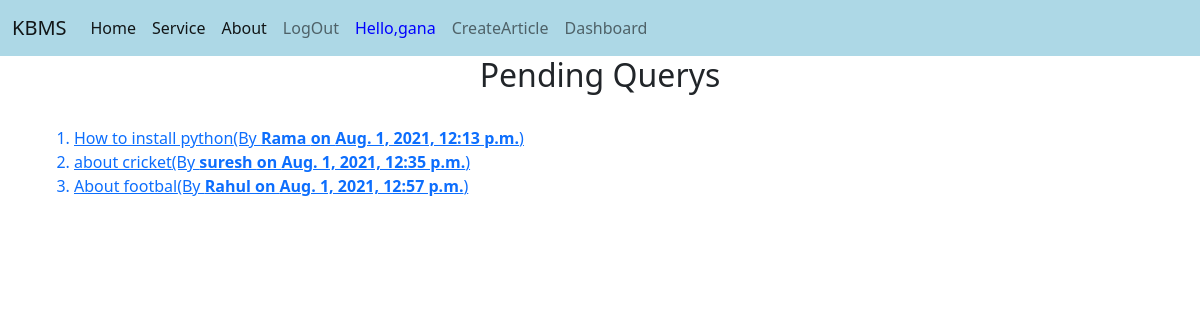
Screenshot of /questionlist/ (signed in) with the database file from the repository.
### user/models.py (models this page shows)
class question(models.Model):
    your_name=models.CharField(max_length=100)
    your_question=models.CharField(max_length=300)
    upload_date=models.DateTimeField(default=datetime.now())

### user/views.py (the view)
# urls.py: path('questionlist/',views.QuestionList.as_view(),name='questionlist'),
class QuestionList(ListView):
    model = question
    template_name = 'questionlist.html'
    context_object_name = 'userquestion'

### templates/questionlist.html (shortened to what this page needs)
{% extends "base.html" %}
{% block body_block %}
<html lang="en">
<head>
</head>
<body>
{% if user.is_superuser %}
<center><h2>Pending Querys</h2></center><br>
<ol>
    {% for ques in userquestion %}
    <a href="{% url 'user:articlecreate' %}"><li>{{ques.your_question}}(By <b>{{ques.your_name}} on {{ques.upload_date}}</b>)</li></a>
    {% endfor %}
</ol>
{% else %}
<div>
    <h3 style="color:red;">Only Admin can Access this page!!</h3>
</div>
{% endif %}
{% endblock %}

### templates/base.html (shortened to what this page needs)
<!doctype html>
<html lang="en">
  <head>
    <link href="https://cdn.jsdelivr.net/npm/bootstrap@5.0.2/dist/css/bootstrap.min.css" rel="stylesheet">
  </head>
  <body>
  <nav class="navbar navbar-expand-lg navbar-light " style="width:100%; background:lightblue;">
  <div class="container-fluid">
    <a class="navbar-brand" href="#">KBMS</a>
    <div class="collapse navbar-collapse" id="navbarSupportedContent">
      <ul class="navbar-nav me-auto mb-2 mb-lg-0">
        <li class="nav-item">
          <a class="nav-link active" aria-current="page" href="/">Home</a>
        </li>
          <li class="nav-item">
          <a class="nav-link active" aria-current="page" href="{% url 'user:service' %}">Service</a>
        </li>
          <li class="nav-item">
          <a class="nav-link active" aria-current="page" href="#hi">About</a>
        </li>
         {% if user.is_authenticated %}
         <li class="nav-item">
          <a class="nav-link" href="{% url 'user:logout' %}">LogOut</a>
        </li>
        <li class="nav-item">
          <a class="nav-link" href="#" style="color:blue;">Hello,{{user.username}}</a>
        </li>
        {% endif %}
          {% if user.is_superuser %}
          <li class="nav-item">
          <a class="nav-link" href="{% url 'user:articlecreate' %}">CreateArticle</a>
          </li>
          <li class="nav-item">
          <a class="nav-link" href="{% url 'user:dashboard' %}">Dashboard</a>
          </li>
          {% endif %}
      </ul>
    </div>
  </div>
</nav>
    {% load crispy_forms_tags %}
  </body>
<div class="container">
    {% block body_block %}
    {% endblock %}
</div>
</html>

### rows the page displays
question: your_question "How to install python", your_name "Rama", upload_date "Aug. 1, 2021, 12:13 p.m."
question: your_question "about cricket", your_name "suresh", upload_date "Aug. 1, 2021, 12:35 p.m."
question: your_question "About footbal", your_name "Rahul", upload_date "Aug. 1, 2021, 12:57 p.m."

### other values shown
{{ user.username }} "gana"
